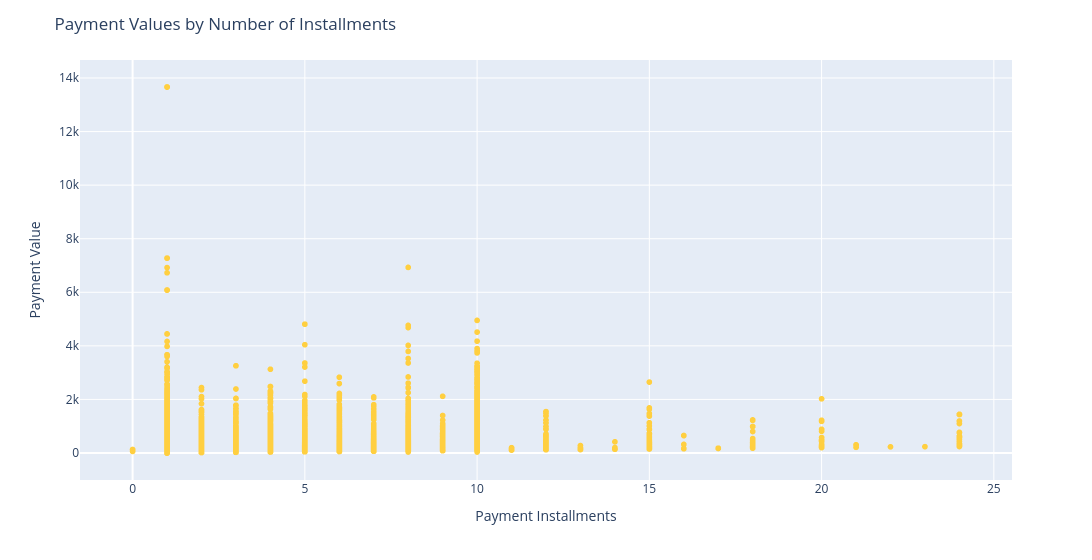

Notebook code for this chart:
### Markdown cell above
Customers tend to pay with `credit cards`.

### Code cell
# How does `payment_value` relate to the number of `payment_installments`?

fig = px.scatter(df,y='payment_value',x='payment_installments', 
                 color_discrete_sequence=["#ffcf40"], width=1200)
fig.update_layout(xaxis_title='Payment Installments', yaxis_title='Payment Value',
                  title='Payment Values by Number of Installments')
fig.show()

### Figure 1 — Plotly figure (JSON) as saved in the notebook; plotly's stock layout.template omitted (floating-point values rounded to 4 significant figures; data arrays with more than 128 entries replaced by an {"elided": "..."} marker saying what was removed)
{"data": [{"hovertemplate": "payment_installments=%{x}<br>payment_value=%{y}<extra></extra>", "legendgroup": "", "marker": {"color": "#ffcf40", "symbol": "circle"}, "mode": "markers", "name": "", "showlegend": false, "type": "scattergl", "x": {"elided": "118722 float values"}, "xaxis": "x", "y": {"elided": "118722 float values"}, "yaxis": "y"}], "layout": {"legend": {"tracegroupgap": 0}, "margin": {"t": 60}, "title": {"text": "Payment Values by Number of Installments"}, "width": 1200, "xaxis": {"anchor": "y", "domain": [0, 1], "title": {"text": "Payment Installments"}}, "yaxis": {"anchor": "x", "domain": [0, 1], "title": {"text": "Payment Value"}}}}
